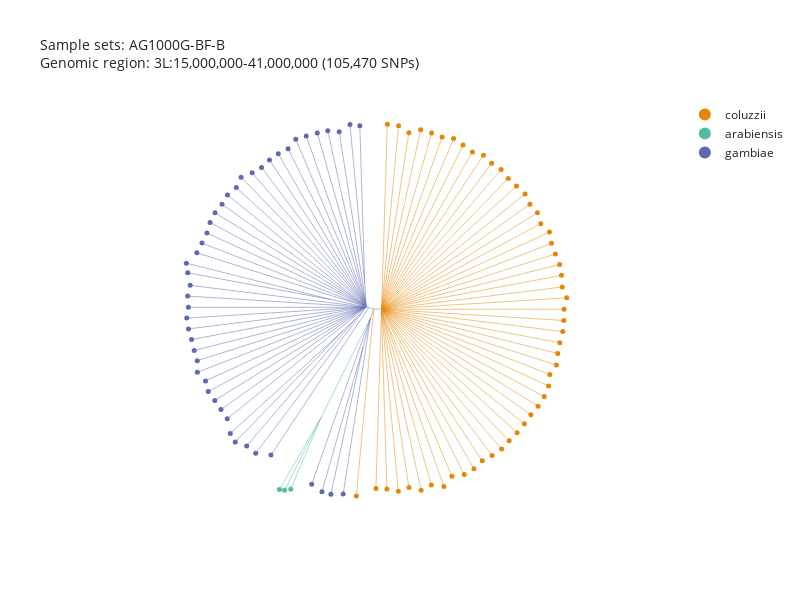

Source (notebook cell):
### Code cell
ag3.plot_njt(
    region=region,
    n_snps=n_snps,
    sample_sets = "AG1000G-BF-B",
    color="taxon",
)

### Figure 1 — Plotly figure (JSON) as saved in the notebook; plotly's stock layout.template omitted (floating-point values rounded to 4 significant figures; data arrays with more than 128 entries replaced by an {"elided": "..."} marker saying what was removed)
{"data": [{"hovertemplate": "taxon=coluzzii<br>x=%{x}<br>y=%{y}<extra></extra>", "legendgroup": "coluzzii", "line": {"color": "rgb(229, 134, 6)", "dash": "solid", "width": 0.5}, "marker": {"symbol": "circle"}, "mode": "lines", "name": "coluzzii", "orientation": "v", "showlegend": false, "type": "scatter", "x": {"elided": "309 float values"}, "xaxis": "x", "y": {"elided": "309 float values"}, "yaxis": "y"}, {"hovertemplate": "taxon=arabiensis<br>x=%{x}<br>y=%{y}<extra></extra>", "legendgroup": "arabiensis", "line": {"color": "rgb(82, 188, 163)", "dash": "solid", "width": 0.5}, "marker": {"symbol": "circle"}, "mode": "lines", "name": "arabiensis", "orientation": "v", "showlegend": false, "type": "scatter", "x": [-496.9, -2515.0, NaN, -2515.0, -3817.0, NaN, -2515.0, -2603.0, NaN, -2603.0, -4078.0, NaN, -2603.0, -4295.0, NaN], "xaxis": "x", "y": [-451.9, -4505.0, NaN, -4505.0, -7580.0, NaN, -4505.0, -4668.0, NaN, -4668.0, -7631.0, NaN, -4668.0, -7600.0, NaN], "yaxis": "y"}, {"hovertemplate": "taxon=gambiae<br>x=%{x}<br>y=%{y}<extra></extra>", "legendgroup": "gambiae", "line": {"color": "rgb(93, 105, 177)", "dash": "solid", "width": 0.5}, "marker": {"symbol": "circle"}, "mode": "lines", "name": "gambiae", "orientation": "v", "showlegend": false, "type": "scatter", "x": {"elided": "264 float values"}, "xaxis": "x", "y": {"elided": "264 float values"}, "yaxis": "y"}, {"hovertemplate": "taxon=<br>x=%{x}<br>y=%{y}<extra></extra>", "legendgroup": "", "line": {"color": "gray", "dash": "solid", "width": 0.5}, "marker": {"symbol": "circle"}, "mode": "lines", "name": "", "orientation": "v", "showlegend": false, "type": "scatter", "x": [0.0, -1.614, NaN, -1.614, -326.5, NaN, -326.5, -326.5, NaN, -326.5, -459.3, NaN, -459.3, -466.2, NaN, -466.2, -496.9, NaN], "xaxis": "x", "y": [0.0, -0.3534, NaN, -0.3534, 9.655, NaN, 9.655, 9.655, NaN, 9.655, -367.2, NaN, -367.2, -385.1, NaN, -385.1, -451.9, NaN], "yaxis": "y"}, {"customdata": {"elided": "53x11 mixed values"}, "hovertemplate": "<b>%{hovertext}</b><br><br>taxon=%{customdata[3]}<br>x=%{x}<br>y=%{y}<br>sample_id=%{customdata[0]}<br>partner_sample_id=%{customdata[1]}<br>sample_set=%{customdata[2]}<br>country=%{customdata[4]}<br>admin1_iso=%{customdata[5]}<br>admin1_name=%{customdata[6]}<br>admin2_name=%{customdata[7]}<br>location=%{customdata[8]}<br>year=%{customdata[9]}<br>month=%{customdata[10]}<extra></extra>", "hovertext": ["AB0408-C", "AB0369-C", "AB0327-C", "AB0410-C", "AB0370-C", "AB0398-C", "AB0359-C", "AB0523-C", "AB0364-C", "AB0362-C", "AB0352-C", "AB0505-C", "AB0361-C", "AB0372-C", "AB0334-C", "AB0365-C", "AB0358-C", "AB0348-C", "AB0371-C", "AB0397-C", "AB0404-C", "AB0329-C", "AB0503-C", "AB0363-C", "AB0330-C", "AB0403-C", "AB0340-C", "AB0413-C", "AB0409-C", "AB0366-C", "AB0338-C", "AB0332-C", "AB0396-C", "AB0510-C", "AB0328-C", "AB0399-C", "AB0351-C", "AB0356-C", "AB0355-C", "AB0367-C", "AB0354-C", "AB0360-C", "AB0341-C", "AB0331-C", "AB0326-C", "AB0411-C", "AB0357-C", "AB0508-C", "AB0339-C", "AB0509-C", "AB0400-C", "AB0337-C", "AB0368-C"], "legendgroup": "coluzzii", "marker": {"color": "rgb(229, 134, 6)", "size": 5, "symbol": "circle"}, "mode": "markers", "name": "coluzzii", "orientation": "v", "showlegend": true, "type": "scatter", "x": [-1056.0, -229.9, 232.4, 711.0, 1162.0, 1672.0, 2102.0, 2632.0, 2968.0, 3489.0, 3899.0, 4248.0, 4663.0, 5065.0, 5380.0, 5716.0, 6020.0, 6294.0, 6599.0, 6856.0, 7044.0, 7092.0, 7370.0, 7426.0, 7516.0, 7639.0, 7680.0, 7694.0, 7803.0, 7616.0, 7586.0, 7506.0, 7326.0, 7166.0, 7075.0, 6712.0, 6569.0, 6255.0, 6051.0, 5687.0, 5341.0, 5041.0, 4646.0, 4298.0, 3832.0, 3437.0, 3041.0, 2555.0, 2113.0, 1654.0, 1157.0, 721.6, 248.2], "xaxis": "x", "y": [-7864.0, -7552.0, -7576.0, -7664.0, -7509.0, -7630.0, -7403.0, -7470.0, -7034.0, -6959.0, -6721.0, -6382.0, -6160.0, -5891.0, -5539.0, -5205.0, -4830.0, -4449.0, -4084.0, -3682.0, -3236.0, -2749.0, -2350.0, -1869.0, -1413.0, -943.9, -476.5, -4.004, 477.5, 933.8, 1425.0, 1883.0, 2326.0, 2773.0, 3246.0, 3602.0, 4059.0, 4419.0, 4854.0, 5187.0, 5506.0, 5881.0, 6143.0, 6479.0, 6618.0, 6910.0, 7188.0, 7256.0, 7416.0, 7556.0, 7435.0, 7726.0, 7794.0], "yaxis": "y"}, {"customdata": [["AB0457-C", "BF17-34", "AG1000G-BF-B", "arabiensis", "Burkina Faso", "BF-09", "Hauts-Bassins", "Houet", "Pala", 2014, 7], ["AB0333-C", "BF18-11", "AG1000G-BF-B", "arabiensis", "Burkina Faso", "BF-09", "Hauts-Bassins", "Houet", "Bana Village", 2014, 7], ["AB0502-C", "BF17-15", "AG1000G-BF-B", "arabiensis", "Burkina Faso", "BF-09", "Hauts-Bassins", "Houet", "Pala", 2014, 7]], "hovertemplate": "<b>%{hovertext}</b><br><br>taxon=%{customdata[3]}<br>x=%{x}<br>y=%{y}<br>sample_id=%{customdata[0]}<br>partner_sample_id=%{customdata[1]}<br>sample_set=%{customdata[2]}<br>country=%{customdata[4]}<br>admin1_iso=%{customdata[5]}<br>admin1_name=%{customdata[6]}<br>admin2_name=%{customdata[7]}<br>location=%{customdata[8]}<br>year=%{customdata[9]}<br>month=%{customdata[10]}<extra></extra>", "hovertext": ["AB0457-C", "AB0333-C", "AB0502-C"], "legendgroup": "arabiensis", "marker": {"color": "rgb(82, 188, 163)", "size": 5, "symbol": "circle"}, "mode": "markers", "name": "arabiensis", "orientation": "v", "showlegend": true, "type": "scatter", "x": [-4295.0, -4078.0, -3817.0], "xaxis": "x", "y": [-7600.0, -7631.0, -7580.0], "yaxis": "y"}, {"customdata": {"elided": "46x11 mixed values"}, "hovertemplate": "<b>%{hovertext}</b><br><br>taxon=%{customdata[3]}<br>x=%{x}<br>y=%{y}<br>sample_id=%{customdata[0]}<br>partner_sample_id=%{customdata[1]}<br>sample_set=%{customdata[2]}<br>country=%{customdata[4]}<br>admin1_iso=%{customdata[5]}<br>admin1_name=%{customdata[6]}<br>admin2_name=%{customdata[7]}<br>location=%{customdata[8]}<br>year=%{customdata[9]}<br>month=%{customdata[10]}<extra></extra>", "hovertext": ["AB0524-C", "AB0386-C", "AB0459-C", "AB0435-C", "AB0378-C", "AB0439-C", "AB0432-C", "AB0527-C", "AB0525-C", "AB0374-C", "AB0433-C", "AB0389-C", "AB0529-C", "AB0469-C", "AB0528-C", "AB0373-C", "AB0473-C", "AB0517-C", "AB0533-C", "AB0530-C", "AB0468-C", "AB0465-C", "AB0463-C", "AB0537-C", "AB0440-C", "AB0472-C", "AB0466-C", "AB0504-C", "AB0526-C", "AB0460-C", "AB0436-C", "AB0375-C", "AB0536-C", "AB0467-C", "AB0388-C", "AB0532-C", "AB0381-C", "AB0474-C", "AB0471-C", "AB0458-C", "AB0462-C", "AB0379-C", "AB0531-C", "AB0477-C", "AB0470-C", "AB0538-C"], "legendgroup": "gambiae", "marker": {"color": "rgb(93, 105, 177)", "size": 5, "symbol": "circle"}, "mode": "markers", "name": "gambiae", "orientation": "v", "showlegend": true, "type": "scatter", "x": [-908.6, -1323.0, -1778.0, -2259.0, -2701.0, -3166.0, -3607.0, -3932.0, -4344.0, -4714.0, -5050.0, -5443.0, -5909.0, -6112.0, -6483.0, -6714.0, -7007.0, -7218.0, -7350.0, -7557.0, -7773.0, -8217.0, -8157.0, -8054.0, -8162.0, -8130.0, -8199.0, -8125.0, -7996.0, -7884.0, -7755.0, -7751.0, -7409.0, -7293.0, -7017.0, -6759.0, -6495.0, -6365.0, -6156.0, -5676.0, -5294.0, -4653.0, -2935.0, -2504.0, -2128.0, -1611.0], "xaxis": "x", "y": [7725.0, 7773.0, 7477.0, 7513.0, 7421.0, 7292.0, 7157.0, 6756.0, 6543.0, 6288.0, 5966.0, 5750.0, 5561.0, 5120.0, 4809.0, 4415.0, 4064.0, 3653.0, 3210.0, 2783.0, 2375.0, 1938.0, 1534.0, 1004.0, 551.3, 79.44, -375.3, -830.0, -1278.0, -1736.0, -2171.0, -2659.0, -3022.0, -3471.0, -3843.0, -4226.0, -4617.0, -5239.0, -5592.0, -5760.0, -6069.0, -6147.0, -7371.0, -7687.0, -7794.0, -7785.0], "yaxis": "y"}], "layout": {"height": 600, "legend": {"itemsizing": "constant", "tracegroupgap": 0}, "title": {"font": {"size": 14}, "text": "Sample sets: AG1000G-BF-B<br>Genomic region: 3L:15,000,000-41,000,000 (105,470 SNPs)"}, "width": 800, "xaxis": {"mirror": false, "showgrid": false, "showline": false, "showticklabels": false, "ticks": "", "title": {}}, "yaxis": {"mirror": false, "scaleanchor": "x", "scaleratio": 1, "showgrid": false, "showline": false, "showticklabels": false, "ticks": "", "title": {}}}}
